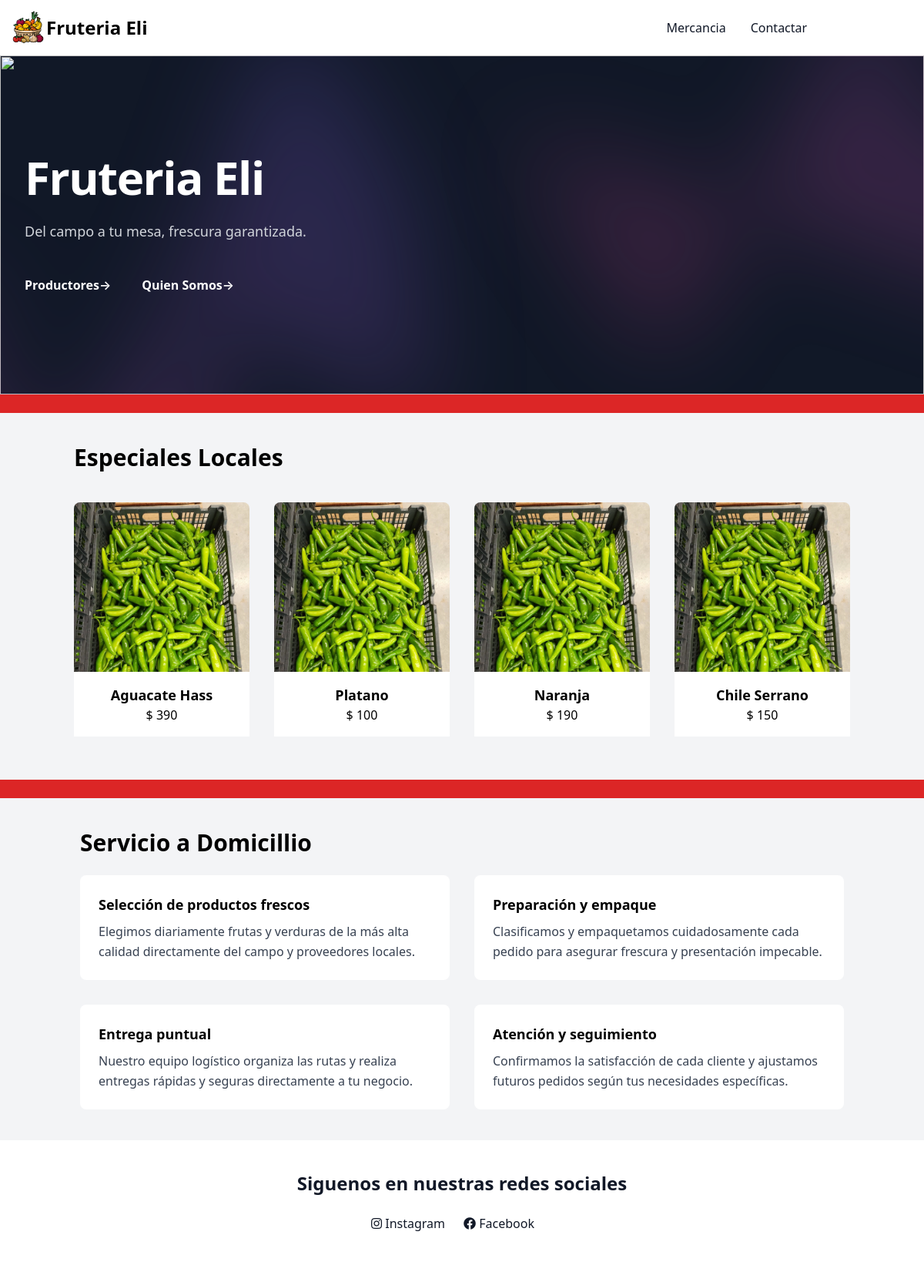
The page / on the database its author committed.
### app1/models.py (models this page shows, shortened)
class userPost(models.Model):
    id = models.AutoField(primary_key=True)
    user = models.ForeignKey(User, on_delete=models.CASCADE)
    description = models.CharField(max_length=35)
    category = models.CharField(max_length=10)
    itemPhoto = models.ImageField(upload_to='images/', blank=True)

### app1/views.py (the view)
# urls.py: path('', app1_views.home),
def home(request):
    uPost = userPost.objects.filter()
    context = {
            'uPost': uPost,
            'postForm': userPostForm()
        }
    return render(request, 'Home/home.html', context)

### templates/Home/home.html (shortened to what this page needs)
{% load static tailwind_tags %}
{% include "navigation.html" %}
{% tailwind_css %}
<!DOCTYPE html>
<head>
  <link rel="stylesheet" href="https://cdnjs.cloudflare.com/ajax/libs/font-awesome/5.15.3/css/all.min.css">
</head>
<body class="bg-red-600">
  <div class="relative isolate overflow-hidden bg-gray-900 py-24 sm:py-32">
    <img src="https://images.unsplash.com/photo-1734076458312-a4e9a27cb840?q=80&w=1287&auto=format&fit=crop&ixlib=rb-4.1.0&ixid=M3wxMjA3fDB8MHxwaG90by1wYWdlfHx8fGVufDB8fHx8fA%3D%3D" alt="" class="absolute inset-0 -z-10 h-full w-full object-cover object-right md:object-center">
    <div class="hidden sm:absolute sm:-top-10 sm:right-1/2 sm:-z-10 sm:mr-10 sm:block sm:transform-gpu sm:blur-3xl" aria-hidden="true">
      <div class="aspect-[1097/845] w-[68.5625rem] bg-gradient-to-tr from-[#ff4694] to-[#776fff] opacity-20" style="clip-path: polygon(74.1% 44.1%, 100% 61.6%, 97.5% 26.9%, 85.5% 0.1%, 80.7% 2%, 72.5% 32.5%, 60.2% 62.4%, 52.4% 68.1%, 47.5% 58.3%, 45.2% 34.5%, 27.5% 76.7%, 0.1% 64.9%, 17.9% 100%, 27.6% 76.8%, 76.1% 97.7%, 74.1% 44.1%)"></div>
    </div>
    <div class="absolute -top-52 left-1/2 -z-10 -translate-x-1/2 transform-gpu blur-3xl sm:top-[-28rem] sm:ml-16 sm:translate-x-0 sm:transform-gpu" aria-hidden="true">
      <div class="aspect-[1097/845] w-[68.5625rem] bg-gradient-to-tr from-[#ff4694] to-[#776fff] opacity-20" style="clip-path: polygon(74.1% 44.1%, 100% 61.6%, 97.5% 26.9%, 85.5% 0.1%, 80.7% 2%, 72.5% 32.5%, 60.2% 62.4%, 52.4% 68.1%, 47.5% 58.3%, 45.2% 34.5%, 27.5% 76.7%, 0.1% 64.9%, 17.9% 100%, 27.6% 76.8%, 76.1% 97.7%, 74.1% 44.1%)"></div>
    </div>
    <div class="mx-auto max-w-7xl px-6 lg:px-8">
      <div class="mx-auto max-w-2xl lg:mx-0">
        <h2 class="text-4xl font-bold tracking-tight text-white sm:text-6xl">Fruteria Eli</h2>
        <p class="mt-6 text-lg leading-8 text-gray-300">Del campo a tu mesa, frescura garantizada.</p>
      </div>
      <div class="mx-auto mt-10 max-w-2xl lg:mx-0 lg:max-w-none">
        <div class="grid grid-cols-1 gap-x-8 gap-y-6 text-base font-semibold leading-7 text-white sm:grid-cols-2 md:flex lg:gap-x-10">
          <a href="/puppies">Productores<span aria-hidden="true">&rarr;</span></a>
          <a href="/contact"> Quien Somos<span aria-hidden="true">&rarr;</span></a>
        </div>
      </div>
    </div>
  </div>
<br>
<section class="bg-gray-100 py-10">
  <div class="container mx-auto px-2">
    <h2 class="text-3xl font-bold mb-6">Especiales Locales</h2>
    <div class="flex flex-wrap -mx-4">
      {% for row in uPost %}
      {% if forloop.counter <= 4 %}
      <div class="w-full md:w-1/4 p-4">
        <div class="card rounded-lg relative">
          <div class="front">
            {% if row.itemPhoto.url %}
            <img class="w-full h-100 object-cover rounded-lg" src="{{ row.itemPhoto.url }}">
            {% endif %}
          </div>
          <div class="bg-white border-gray-200 absolute bottom-0 left-0 w-full">
            <div class="card-content p-4">
              <h2 class="text-black text-lg font-semibold text-center">{{ row.description }}</h2>
              <p class="text-black text-center">$ {{ row.category }}</p>
            </div>
          </div>
        </div>
      </div>
      {% endif %}
      {% endfor %}
    </div>
  </div>
</section>
<br>
<section class="bg-gray-100 py-10">
  <div class="container mx-auto px-4">
    <h2 class="text-3xl font-bold mb-6">Servicio a Domicillio</h2>
    <div class="grid grid-cols-2 gap-8">
      <div class="bg-white rounded-lg p-6">
        <h3 class="text-lg font-semibold mb-2"> Selección de productos frescos</h3>
        <p class="text-gray-700 leading-relaxed">
         Elegimos diariamente frutas y verduras de la más alta calidad directamente del campo y proveedores locales.
        </p>
      </div>
      <div class="bg-white rounded-lg p-6">
        <h3 class="text-lg font-semibold mb-2">Preparación y empaque</h3>
        <p class="text-gray-700 leading-relaxed">
          Clasificamos y empaquetamos cuidadosamente cada pedido para asegurar frescura y presentación impecable.        </p>
      </div>
      <div class="bg-white rounded-lg p-6">
        <h3 class="text-lg font-semibold mb-2">Entrega puntual</h3>
        <p class="text-gray-700 leading-relaxed">
          Nuestro equipo logístico organiza las rutas y realiza entregas rápidas y seguras directamente a tu negocio.        </p>
      </div>
      <div class="bg-white rounded-lg p-6">
        <h3 class="text-lg font-semibold mb-2">Atención y seguimiento</h3>
        <p class="text-gray-700 leading-relaxed">
          Confirmamos la satisfacción de cada cliente y ajustamos futuros pedidos según tus necesidades específicas.        </p>
      </div>
    </div>
  </div>
</section>
</body>
{% include "footer.html" %}

### templates/navigation.html (shortened to what this page needs)
{% load static %}
{% load static %}
<nav class="bg-white border-gray-200 dark:bg-green-700">
  <div class="max-w-screen-xl flex flex-wrap items-center justify-between p-3 mx-auto">
    <a href="/" class="flex items-center">
        <img src="{% static 'fruit_veg_basket_transparent.png' %}" class="h-12 w-12" alt="Logo" />
        <span class="self-center text-2xl font-semibold whitespace-nowrap dark:text-white">Fruteria Eli</span>
    </a>
    <div class="hidden w-full md:block md:w-auto ml-auto" id="navbar-default">
      <ul class="font-medium flex flex-col p-4 md:p-0 mt-4 border border-gray-100 rounded-lg bg-gray-50 md:flex-row md:space-x-8 md:mt-0 md:border-0 md:bg-white dark:bg-green-700 md:dark:bg-green-700 dark:bg-green-700">
        <li>
          <a href="/puppies" class="block py-2 pl-3 pr-4 text-gray-900 rounded hover:bg-gray-100 md:hover:bg-transparent md:border-0 md:hover:text-blue-700 md:p-0 dark:text-white md:dark:hover:text-blue-500 dark:hover:bg-gray-700 dark:hover:text-white md:dark:hover:bg-transparent">Mercancia</a>
        </li>
        <li>
          <a href="/contact" class="block py-2 pl-3 pr-4 text-gray-900 rounded hover:bg-gray-100 md:hover:bg-transparent md:border-0 md:hover:text-blue-700 md:p-0 dark:text-white md:dark:hover:text-blue-500 dark:hover:bg-gray-700 dark:hover:text-white md:dark:hover:bg-transparent">Contactar</a>
        </li>
        <li>
          <a href="/login" class="block py-2 pl-3 pr-4 text-white rounded md:bg-transparent md:hover:text-grey-700 md:p-0 dark:text-white md:dark:text-red-600" aria-current="page">Iniciar Session</a>
        </li>
      </ul>
    </div>
  </div>
</nav>

### templates/footer.html
<head>
    <link rel="stylesheet" href="https://cdnjs.cloudflare.com/ajax/libs/font-awesome/5.15.3/css/all.min.css">
</head>
<footer class="p-4 bg-white md:p-8 lg:p-10 dark:bg-green-700">
    <div class="mx-auto max-w-screen-xl text-center">
      <a  class="flex justify-center items-center text-2xl font-semibold text-gray-900 dark:text-white">
        Siguenos en nuestras redes sociales
      </a>
      <br>
      <ul class="flex flex-wrap justify-center items-center mb-6 text-gray-900 dark:text-white">
        <li>
          <a href="https://www.instagram.com/countryside_dog_rescue/?igshid=OGIzYTJhMTRmYQ%3D%3D" class="mr-4 hover:underline md:mr-6">
            <i class="fab fa-instagram"></i> Instagram
          </a>
        </li>
        <li>
          <a href="https://www.facebook.com/profile.php?id=100088233231758" class="mr-4 hover:underline md:mr-6">
            <i class="fab fa-facebook"></i> Facebook
          </a>
        </li>
      </ul>
    </div>
  </footer>

### rows shown on the page
userPost: itemPhoto (picture), description "Aguacate Hass", category "390"
userPost: itemPhoto (picture), description "Platano", category "100"
userPost: itemPhoto (picture), description "Naranja", category "190"
userPost: itemPhoto (picture), description "Chile Serrano", category "150"
